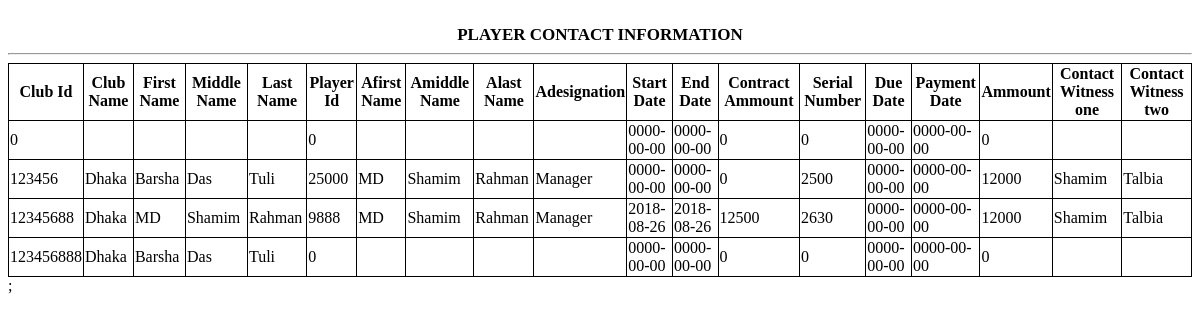
The page /contactview.php on the database its author committed.
### tables this page shows
CREATE TABLE `contactform` (
  `Club_Id` int(10) NOT NULL,
  `Club_Name` varchar(14) NOT NULL,
  `First_Name` varchar(14) NOT NULL,
  `Middle_Name` varchar(15) NOT NULL,
  `Last_Name` varchar(15) NOT NULL,
  `Player_Id` int(10) NOT NULL,
  `Afirst_Name` varchar(15) NOT NULL,
  `Amiddle_Name` varchar(15) NOT NULL,
  `Alast_Name` varchar(15) NOT NULL,
  `Adesignation` varchar(15) NOT NULL,
  `Start_Date` date NOT NULL,
  `End_Date` date NOT NULL,
  `Contract_Ammount` int(10) NOT NULL,
  `Serial_Number` int(10) NOT NULL,
  `Due_Date` date NOT NULL,
  `Payment_Date` date NOT NULL,
  `Ammount` int(15) NOT NULL,
  `Contact_Witness_one` varchar(15) NOT NULL,
  `Contact_Witness_two` varchar(15) NOT NULL
);

### contactview.php (the view, shortened to what this page needs)
<?php
include_once("config.php");
$result = "SELECT S.Club_Id,S.Club_Name,S.First_Name,S.Middle_Name,S.Last_Name,S.Player_Id,
S.Afirst_Name,S.Amiddle_Name,S.Alast_Name,S.Adesignation,S.Start_Date,S.End_Date,S.Contract_Ammount,S.Serial_Number,S.Due_Date,S.Payment_Date,S.Ammount,S.Contact_Witness_one,S.Contact_Witness_two
FROM contactform S";
$result = mysqli_query($conn, $result);
?>
<!DOCTYPE html>
<html>
<head>
</head>
<body>
<h1>Player Contact Information</h1>
<hr>
<table>
	<tr>
<th>Club Id</th>
<th>Club Name</th>
<th>First Name</th>
<th>Middle Name</th>
<th>Last Name</th>
<th>Player Id</th>
<th>Afirst Name</th>
<th>Amiddle Name</th>
<th>Alast Name</th>
<th>Adesignation</th>
<th>Start Date</th>
<th>End Date</th>
<th>Contract Ammount</th>
<th>Serial Number</th>
<th>Due Date</th>
<th>Payment Date</th>
<th>Ammount</th>
<th>Contact Witness one</th>
<th>Contact Witness two</th>
</tr>
<?php
while($res= mysqli_fetch_array($result)) {
?>
<tr>
<td><?php echo $res['Club_Id'];?></td>
<td><?php echo $res['Club_Name'];?></td>
<td><?php echo $res['First_Name'];?></td>
<td><?php echo $res['Middle_Name'];?></td>
<td><?php echo $res['Last_Name'];?></td>
<td><?php echo $res['Player_Id'];?></td>
<td><?php echo $res['Afirst_Name'];?></td>
<td><?php echo $res['Amiddle_Name'];?></td>
<td><?php echo $res['Alast_Name'];?></td>
<td><?php echo $res['Adesignation'];?></td>
<td><?php echo $res['Start_Date'];?></td>
<td><?php echo $res['End_Date'];?></td>
<td><?php echo $res['Contract_Ammount'];?></td>
<td><?php echo $res['Serial_Number']; ?></td>
<td><?php echo $res['Due_Date'];?></td>
<td><?php echo $res['Payment_Date'];?></td>
<td><?php echo $res['Ammount'];?></td>
<td><?php echo $res['Contact_Witness_one'];?></td>
<td><?php echo $res['Contact_Witness_two'];?></td>
</tr>
<?php
}
?>
</table>
</hr>;
<html>
<body background="https://img00.deviantart.net/8e6e/i/2006/297/0/a/green_background_by_l0rdn1k0n.jpg"></body>
</html>

### contactview.php (style rules this page uses)
table, th, td { border: 1px solid black; border-collapse: collapse; }
h1 { margin: 25px auto 0; text-align: center; text-transform: uppercase; font-size: 17px; }
table td { transition: all .5s; }

### rows shown on the page
contactform: Club_Id "0", Player_Id "0", Start_Date "0000-00-00", End_Date "0000-00-00", Contract_Ammount "0", Serial_Number "0", Due_Date "0000-00-00", Payment_Date "0000-00-00", Ammount "0"
contactform: Club_Id "123456", Club_Name "Dhaka", First_Name "Barsha", Middle_Name "Das", Last_Name "Tuli", Player_Id "25000", Afirst_Name "MD", Amiddle_Name "Shamim", Alast_Name "Rahman", Adesignation "Manager", Start_Date "0000-00-00", End_Date "0000-00-00", Contract_Ammount "0", Serial_Number "2500", Due_Date "0000-00-00", Payment_Date "0000-00-00", Ammount "12000", Contact_Witness_one "Shamim", Contact_Witness_two "Talbia"
contactform: Club_Id "12345688", Club_Name "Dhaka", First_Name "MD", Middle_Name "Shamim", Last_Name "Rahman", Player_Id "9888", Afirst_Name "MD", Amiddle_Name "Shamim", Alast_Name "Rahman", Adesignation "Manager", Start_Date "2018-08-26", End_Date "2018-08-26", Contract_Ammount "12500", Serial_Number "2630", Due_Date "0000-00-00", Payment_Date "0000-00-00", Ammount "12000", Contact_Witness_one "Shamim", Contact_Witness_two "Talbia"
contactform: Club_Id "123456888", Club_Name "Dhaka", First_Name "Barsha", Middle_Name "Das", Last_Name "Tuli", Player_Id "0", Start_Date "0000-00-00", End_Date "0000-00-00", Contract_Ammount "0", Serial_Number "0", Due_Date "0000-00-00", Payment_Date "0000-00-00", Ammount "0"
